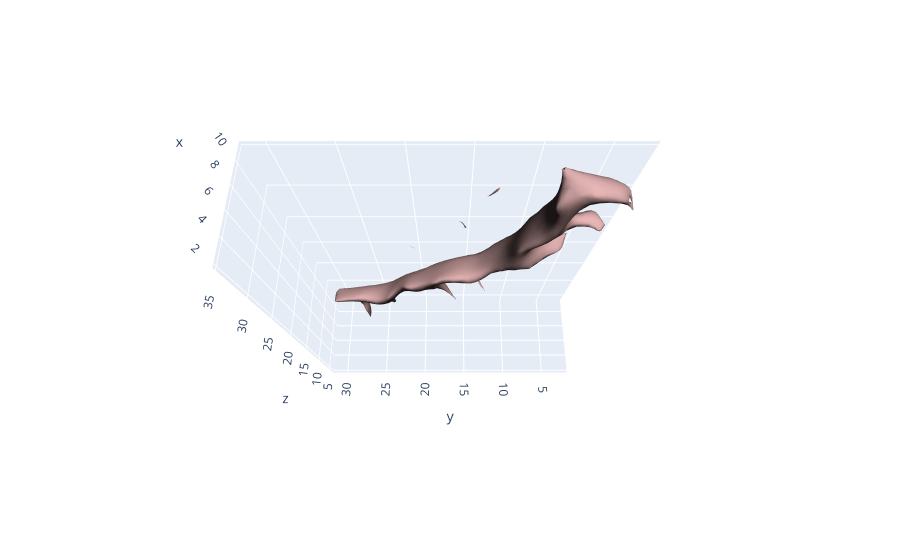

The code cell stored with this chart in its notebook:
### Code cell
cld.draw(list(SPAM_meshes.values())[4])

### Figure 1 — Plotly figure (JSON) as saved in the notebook; plotly's stock layout.template omitted (floating-point values rounded to 4 significant figures; data arrays with more than 128 entries replaced by an {"elided": "..."} marker saying what was removed)
{"data": [{"color": "rgb(255,200,200)", "i": {"elided": "3456 int values"}, "j": {"elided": "3456 int values"}, "k": {"elided": "3456 int values"}, "lighting": {"ambient": 0.1}, "lightposition": {"x": 0, "y": 0, "z": 0}, "opacity": 1, "type": "mesh3d", "x": {"elided": "1744 float values"}, "y": {"elided": "1744 float values"}, "z": {"elided": "1744 float values"}}], "layout": {"legend": {"itemsizing": "constant"}, "scene": {"aspectmode": "data", "camera": {"eye": {"x": -0.8, "y": 0, "z": 2}}}, "title": {"text": ""}}}
